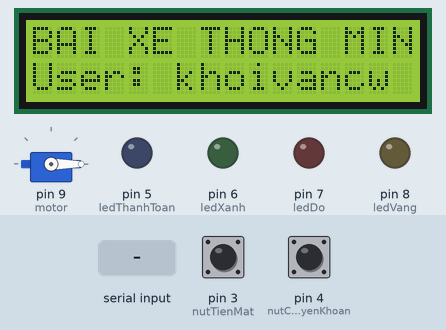
Bench run of a sketch on a simulated Arduino Uno, built with avr-gcc and run on an emulated ATmega328P. Parts: servo, 16×2 character LCD, output pins drawn as LEDs (lit = HIGH). The inputs (shaded band) are chosen by the test bench; at power-on: pin 3 (nutTienMat) HIGH, pin 4 (nutChuyenKhoan) HIGH. What the sketch prints to the serial monitor is not drawn.

Above: at 3.3 s.
3.4 s: "PHAT_THE|\n" received over Serial
At 4.7 s:
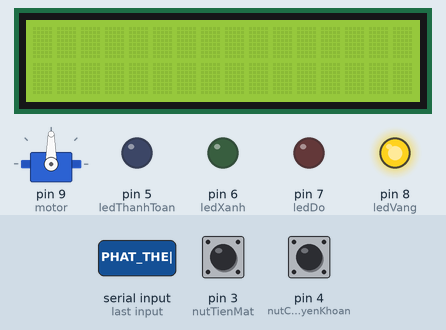
At 5.9 s:
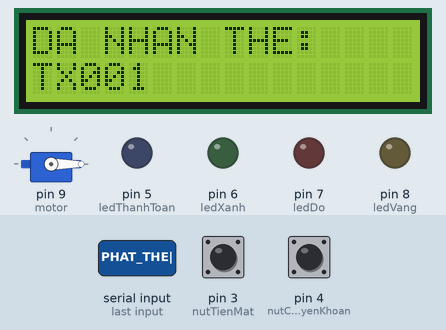
6.4 s: "LAY_XE|\n" received over Serial
At 7.2 s:
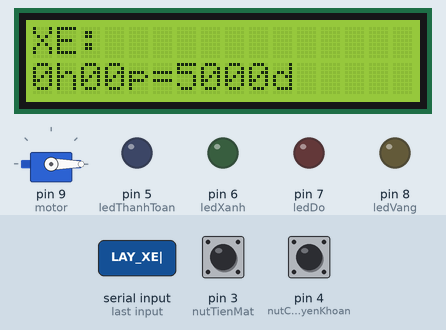
Timing chart, 0 to 9.4 s (numbered marks = the images above; inputs shaded):
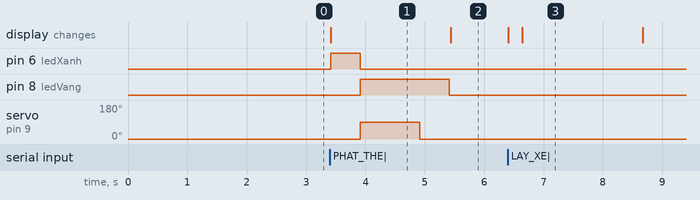

The sketch:

sketch.ino
```cpp
#include <Servo.h>
#include <LiquidCrystal_I2C.h>

Servo motor;
String inputString = "";
bool stringComplete = false;

// Giới hạn 3 chỗ đậu xe
const int MAX_SLOTS = 3;

// Mảng thẻ và biển số
String cards[MAX_SLOTS] = {
  "TX001", "TX002", "TX003"
};

String bienSoArr[MAX_SLOTS];
unsigned long thoiGianVao[MAX_SLOTS];

// Định nghĩa chân
const int ledXanh = 6;         // LED báo xe vào/ra
const int ledDo = 7;           // LED báo lỗi
const int ledVang = 8;         // LED báo đang xử lý
const int nutThanhToan = 2;    // Nút xác nhận thanh toán
const int nutTienMat = 3;      // Nút chọn thanh toán tiền mặt
const int nutChuyenKhoan = 4;  // Nút chọn thanh toán chuyển khoản
const int ledThanhToan = 5;    // LED báo đang thanh toán

LiquidCrystal_I2C lcd(0x27, 16, 2);

// Biến theo dõi trạng thái thanh toán
bool dangThanhToan = false;
int phuongThucThanhToan = 0; // 0: chưa chọn, 1: tiền mặt, 2: chuyển khoản

// Thời gian hệ thống
const String CURRENT_TIME = "2025-05-06 21:06:45";
const String CURRENT_USER = "khoivancw";
const unsigned long UNIX_TIME = 1746832005; // 2025-05-06 21:06:45 UTC

// Hàm lấy thời gian hiện tại
unsigned long getCurrentTime() {
  return UNIX_TIME + (millis() / 1000);
}

// Hàm chuyển thời gian Unix thành chuỗi định dạng
String formatDateTime(unsigned long unix_time) {
  unsigned long seconds = unix_time % 60;
  unsigned long minutes = (unix_time / 60) % 60;
  unsigned long hours = (unix_time / 3600) % 24;

  return String(hours) + ":" +
         (minutes < 10 ? "0" : "") + String(minutes) + ":" +
         (seconds < 10 ? "0" : "") + String(seconds);
}

// Hàm tính thời gian gửi xe
String formatParkingTime(unsigned long startTime, unsigned long endTime) {
  unsigned long duration = endTime - startTime;
  unsigned long hours = duration / 3600;
  unsigned long minutes = (duration % 3600) / 60;
  return String(hours) + "h" + (minutes < 10 ? "0" : "") + String(minutes) + "p";
}

// Hàm tính phí gửi xe
unsigned long tinhPhiGuiXe(unsigned long startTime, unsigned long endTime) {
  unsigned long duration = endTime - startTime;
  unsigned long hours = (duration + 3599) / 3600; // Làm tròn lên giờ
  if(hours == 0) hours = 1;
  return hours * 5000;
}

// Hàm in thông tin debug qua Serial
void inThongTinXe() {
  Serial.println("\n=== DANH SACH XE TRONG BAI ===");
  for(int i = 0; i < MAX_SLOTS; i++) {
    if(bienSoArr[i] != "") {
      Serial.print("Vi tri ");
      Serial.print(i);
      Serial.print(": ");
      Serial.print(bienSoArr[i]);
      Serial.print(" (Thoi gian vao: ");
      Serial.print(formatDateTime(thoiGianVao[i]));
      Serial.println(")");
    }
  }
  Serial.println("==============================\n");
}

void setup() {
  Serial.begin(9600);
  Serial.println("HE THONG BAI GIU XE THONG MINH");
  Serial.println("READY - " + CURRENT_TIME);
  Serial.println("User: " + CURRENT_USER);

  // Khởi tạo servo
  motor.attach(9);
  motor.write(0);  // Đóng barrier
  inputString.reserve(200);

  // Cấu hình các chân
  pinMode(ledXanh, OUTPUT);
  pinMode(ledDo, OUTPUT);
  pinMode(ledVang, OUTPUT);
  pinMode(ledThanhToan, OUTPUT);
  pinMode(nutThanhToan, INPUT_PULLUP);
  pinMode(nutTienMat, INPUT_PULLUP);
  pinMode(nutChuyenKhoan, INPUT_PULLUP);

  // Khởi tạo mảng
  for(int i = 0; i < MAX_SLOTS; i++) {
    bienSoArr[i] = "";
    thoiGianVao[i] = 0;
  }

  // Khởi tạo LCD
  lcd.init();
  lcd.backlight();
  lcd.clear();
  lcd.setCursor(0, 0);
  lcd.print("BAI XE THONG MINH");
  lcd.setCursor(0, 1);
  lcd.print("User: " + CURRENT_USER);
  delay(2000);
}

// Hàm điều khiển barrier
void moBarrier() {
  digitalWrite(ledVang, HIGH);
  motor.write(90);
  delay(1000);
  motor.write(0);
  delay(500);
  digitalWrite(ledVang, LOW);
}

// Hàm xử lý thanh toán
bool xuLyThanhToan(String bienSo, unsigned long phi) {
  dangThanhToan = true;
  phuongThucThanhToan = 0;

  unsigned long startTime = millis();
  const unsigned long TIMEOUT = 30000; // Timeout 30 giây

  while (dangThanhToan && (millis() - startTime < TIMEOUT)) {
    if (phuongThucThanhToan == 0) {
      lcd.clear();
      lcd.setCursor(0, 0);
      lcd.print("Chon thanh toan:");
      lcd.setCursor(0, 1);
      lcd.print("1.Tien 2.Chuyen");

      if (digitalRead(nutTienMat) == LOW) {
        phuongThucThanhToan = 1;
        delay(200);
      }
      else if (digitalRead(nutChuyenKhoan) == LOW) {
        phuongThucThanhToan = 2;
        delay(200);
      }
    }

    if (phuongThucThanhToan == 1) {
      lcd.clear();
      lcd.setCursor(0, 0);
      lcd.print("Tien mat:");
      lcd.setCursor(0, 1);
      lcd.print(String(phi) + " VND");

      digitalWrite(ledThanhToan, HIGH);

      if (digitalRead(nutThanhToan) == LOW) {
        dangThanhToan = false;
        digitalWrite(ledThanhToan, LOW);
        Serial.println("THANH_TOAN_OK|" + bienSo + "|TIEN_MAT|" + String(phi));
        return true;
      }
    }

    if (phuongThucThanhToan == 2) {
      lcd.clear();
      lcd.setCursor(0, 0);
      lcd.print("Quet ma QR:");
      lcd.setCursor(0, 1);
      lcd.print(String(phi) + " VND");

      digitalWrite(ledThanhToan, HIGH);
      Serial.println("SHOW_QR|" + bienSo + "|" + String(phi));

      if (digitalRead(nutThanhToan) == LOW) {
        dangThanhToan = false;
        digitalWrite(ledThanhToan, LOW);
        Serial.println("THANH_TOAN_OK|" + bienSo + "|CHUYEN_KHOAN|" + String(phi));
        return true;
      }
    }
    delay(100);
  }

  digitalWrite(ledThanhToan, LOW);
  lcd.clear();
  lcd.print("Het thoi gian!");
  delay(2000);
  return false;
}

void loop() {
  if (stringComplete) {
    lcd.clear();

    if (inputString.startsWith("PHAT_THE|")) {
      String bienSo = inputString.substring(9);
      bienSo.trim();

      int index = -1;
      for (int i = 0; i < MAX_SLOTS; i++) {
        if (bienSoArr[i] == "") {
          index = i;
          break;
        }
      }

      if (index != -1) {
        String maThe = cards[index];
        bienSoArr[index] = bienSo;
        thoiGianVao[index] = getCurrentTime();

        digitalWrite(ledXanh, HIGH);
        delay(500);
        digitalWrite(ledXanh, LOW);

        moBarrier();

        Serial.println("DA_NHA_THE|" + maThe + "|" + bienSo);

        lcd.clear();
        lcd.setCursor(0, 0);
        lcd.print("DA NHAN THE:");
        lcd.setCursor(0, 1);
        lcd.print(maThe);

        Serial.println("\nXe vao luc: " + formatDateTime(getCurrentTime()));
        Serial.println("Bien so: " + bienSo);
        Serial.println("The: " + maThe);
        inThongTinXe();
      } else {
        digitalWrite(ledDo, HIGH);
        Serial.println("HET_THE");

        lcd.clear();
        lcd.setCursor(0, 0);
        lcd.print("HET CHO!");
        delay(1000);
        digitalWrite(ledDo, LOW);
      }
    }

    else if (inputString.startsWith("LAY_XE|")) {
      String bienSo = inputString.substring(7);
      bienSo.trim();

      Serial.println("\nTim xe: " + bienSo);
      inThongTinXe();

      bool timThay = false;
      int index = -1;

      for (int i = 0; i < MAX_SLOTS; i++) {
        if (bienSoArr[i] == bienSo) {
          timThay = true;
          index = i;
          Serial.println("Tim thay xe tai vi tri: " + String(i));
          break;
        }
      }

      if (timThay) {
        unsigned long thoiGianRa = getCurrentTime();
        String thoiGianHienThi = formatParkingTime(thoiGianVao[index], thoiGianRa);
        unsigned long phi = tinhPhiGuiXe(thoiGianVao[index], thoiGianRa);

        Serial.println("\n=== THONG TIN THANH TOAN ===");
        Serial.println("Bien so: " + bienSo);
        Serial.println("Thoi gian vao: " + formatDateTime(thoiGianVao[index]));
        Serial.println("Thoi gian ra: " + formatDateTime(thoiGianRa));
        Serial.println("Thoi gian gui: " + thoiGianHienThi);
        Serial.println("Phi gui xe: " + String(phi) + " VND");
        Serial.println("===========================\n");

        lcd.clear();
        lcd.setCursor(0, 0);
        lcd.print("XE: " + bienSo);
        lcd.setCursor(0, 1);
        lcd.print(thoiGianHienThi + "=" + String(phi) + "d");
        delay(2000);

        if (xuLyThanhToan(bienSo, phi)) {
          moBarrier();

          bienSoArr[index] = "";
          thoiGianVao[index] = 0;

          lcd.clear();
          lcd.setCursor(0, 0);
          lcd.print("DA THANH TOAN");
          lcd.setCursor(0, 1);
          lcd.print("Tam biet!");
          delay(2000);

          Serial.println("\nXe ra luc: " + formatDateTime(getCurrentTime()));
          Serial.println("Bien so: " + bienSo);
          inThongTinXe();
        }
      } else {
        digitalWrite(ledDo, HIGH);
        Serial.println("KHONG_TIM_THAY|" + bienSo);

        lcd.clear();
        lcd.setCursor(0, 0);
        lcd.print("KHONG TIM THAY");
        lcd.setCursor(0, 1);
        lcd.print("XE: " + bienSo);
        delay(2000);
        digitalWrite(ledDo, LOW);
      }
    }

    inputString = "";
    stringComplete = false;
  }
}

void serialEvent() {
  while (Serial.available()) {
    char inChar = (char)Serial.read();
    if (inChar == '\n') {
      stringComplete = true;
    } else {
      inputString += inChar;
    }
  }
}
```

Measured:
- after the input at 3.4 s, pin 6 (ledXanh): LOW → HIGH at once, → LOW 0.50 s later; pin 8 (ledVang): LOW → HIGH after 0.51 s, → LOW 1.5 s later; servo on pin 9 (motor): 0° → 90° after 0.51 s, → 0° 1.0 s later; the display: changes at once (image 1)
- after the input at 6.4 s, the display: first changes at once (image 3 shows a later state)
- what the display in image 1 shows lasts 2.0 s, from 3.4 s to 5.4 s
